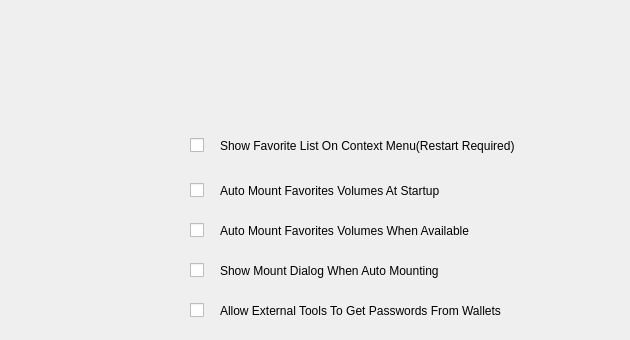
   <widget class="QWidget" name="Settings">
    <attribute name="title">
     <string>Settings</string>
    </attribute>
    <widget class="QCheckBox" name="cbAllowExternalToolsToReadPasswords">
     <property name="geometry">
      <rect>
       <x>190</x>
       <y>290</y>
       <width>21</width>
       <height>41</height>
      </rect>
     </property>
     <property name="text">
      <string/>
     </property>
    </widget>
    <widget class="QCheckBox" name="cbShowMountDialogWhenAutoMounting">
     <property name="geometry">
      <rect>
       <x>190</x>
       <y>250</y>
       <width>21</width>
       <height>41</height>
      </rect>
     </property>
     <property name="text">
      <string/>
     </property>
    </widget>
    <widget class="QLabel" name="label_24">
     <property name="geometry">
      <rect>
       <x>220</x>
       <y>210</y>
       <width>401</width>
       <height>41</height>
      </rect>
     </property>
     <property name="text">
      <string>Auto Mount Favorites Volumes When Available</string>
     </property>
     <property name="wordWrap">
      <bool>true</bool>
     </property>
    </widget>
    <widget class="QCheckBox" name="cbAutoMountAtStartUp">
     <property name="geometry">
      <rect>
       <x>190</x>
       <y>170</y>
       <width>21</width>
       <height>41</height>
      </rect>
     </property>
     <property name="text">
      <string/>
     </property>
    </widget>
    <widget class="QLabel" name="label_25">
     <property name="geometry">
      <rect>
       <x>220</x>
       <y>250</y>
       <width>401</width>
       <height>41</height>
      </rect>
     </property>
     <property name="text">
      <string>Show Mount Dialog When Auto Mounting</string>
     </property>
     <property name="wordWrap">
      <bool>true</bool>
     </property>
    </widget>
    <widget class="QLabel" name="label_26">
     <property name="geometry">
      <rect>
       <x>220</x>
       <y>290</y>
       <width>401</width>
       <height>41</height>
      </rect>
     </property>
     <property name="text">
      <string>Allow External Tools To Get Passwords From Wallets</string>
     </property>
     <property name="wordWrap">
      <bool>true</bool>
     </property>
    </widget>
    <widget class="QCheckBox" name="cbAutoMountWhenAvailable">
     <property name="geometry">
      <rect>
       <x>190</x>
       <y>210</y>
       <width>21</width>
       <height>41</height>
      </rect>
     </property>
     <property name="maximumSize">
      <size>
       <width>431</width>
       <height>16777215</height>
      </size>
     </property>
     <property name="text">
      <string/>
     </property>
    </widget>
    <widget class="QLabel" name="label_27">
     <property name="geometry">
      <rect>
       <x>220</x>
       <y>170</y>
       <width>401</width>
       <height>41</height>
      </rect>
     </property>
     <property name="text">
      <string>Auto Mount Favorites Volumes At Startup</string>
     </property>
     <property name="wordWrap">
      <bool>true</bool>
     </property>
    </widget>
    <widget class="QCheckBox" name="cbShowFavoriteListOnContextMenu">
     <property name="geometry">
      <rect>
       <x>190</x>
       <y>130</y>
       <width>21</width>
       <height>31</height>
      </rect>
     </property>
     <property name="text">
      <string/>
     </property>
    </widget>
    <widget class="QLabel" name="label_28">
     <property name="geometry">
      <rect>
       <x>220</x>
       <y>120</y>
       <width>401</width>
       <height>51</height>
      </rect>
     </property>
     <property name="text">
      <string>Show Favorite List On Context Menu(Restart Required)</string>
     </property>
     <property name="wordWrap">
      <bool>true</bool>
     </property>
    </widget>
   </widget>
